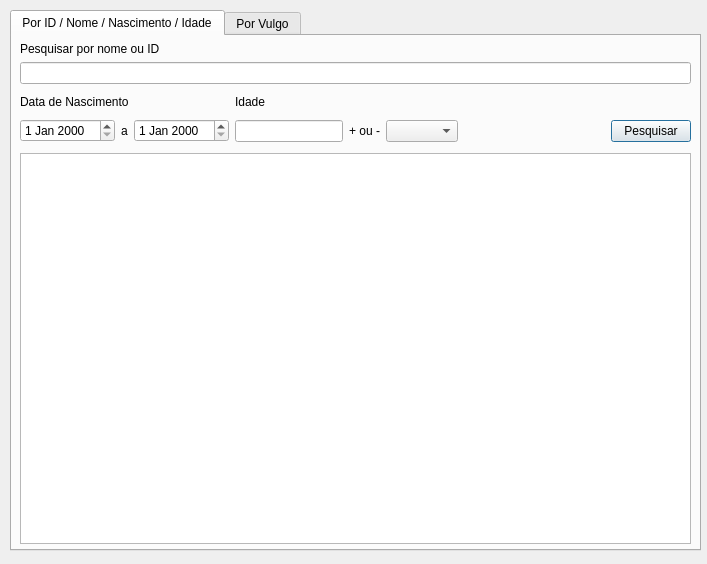
<?xml version="1.0" encoding="UTF-8"?>
<ui version="4.0">
 <class>fm_nuc_alvo_pesquisar</class>
 <widget class="QDialog" name="fm_nuc_alvo_pesquisar">
  <property name="geometry">
   <rect>
    <x>0</x>
    <y>0</y>
    <width>707</width>
    <height>564</height>
   </rect>
  </property>
  <property name="windowTitle">
   <string>Dialog</string>
  </property>
  <widget class="QTabWidget" name="tabWidget">
   <property name="geometry">
    <rect>
     <x>10</x>
     <y>10</y>
     <width>691</width>
     <height>541</height>
    </rect>
   </property>
   <property name="currentIndex">
    <number>0</number>
   </property>
   <widget class="QWidget" name="tab">
    <attribute name="title">
     <string>Por ID / Nome / Nascimento / Idade</string>
    </attribute>
    <widget class="QWidget" name="layoutWidget">
     <property name="geometry">
      <rect>
       <x>8</x>
       <y>6</y>
       <width>671</width>
       <height>100</height>
      </rect>
     </property>
     <layout class="QVBoxLayout" name="verticalLayout_8">
      <item>
       <layout class="QVBoxLayout" name="verticalLayout">
        <item>
         <widget class="QLabel" name="label">
          <property name="text">
           <string>Pesquisar por nome ou ID</string>
          </property>
         </widget>
        </item>
        <item>
         <widget class="QLineEdit" name="lineEdit_id_nome"/>
        </item>
       </layout>
      </item>
      <item>
       <layout class="QHBoxLayout" name="horizontalLayout_4">
        <item>
         <layout class="QVBoxLayout" name="verticalLayout_3">
          <item>
           <widget class="QLabel" name="label_2">
            <property name="text">
             <string>Data de Nascimento</string>
            </property>
           </widget>
          </item>
          <item>
           <layout class="QHBoxLayout" name="horizontalLayout">
            <item>
             <widget class="QDateEdit" name="dateEdit_data_inicial"/>
            </item>
            <item>
             <widget class="QLabel" name="label_5">
              <property name="text">
               <string>a</string>
              </property>
              <property name="alignment">
               <set>Qt::AlignCenter</set>
              </property>
             </widget>
            </item>
            <item>
             <widget class="QDateEdit" name="dateEdit_data_final"/>
            </item>
           </layout>
          </item>
         </layout>
        </item>
        <item>
         <layout class="QVBoxLayout" name="verticalLayout_4">
          <item>
           <widget class="QLabel" name="label_3">
            <property name="text">
             <string>Idade</string>
            </property>
           </widget>
          </item>
          <item>
           <layout class="QHBoxLayout" name="horizontalLayout_2">
            <item>
             <widget class="QLineEdit" name="lineEdit_idade"/>
            </item>
            <item>
             <widget class="QLabel" name="label_4">
              <property name="text">
               <string>+ ou -</string>
              </property>
             </widget>
            </item>
            <item>
             <widget class="QComboBox" name="comboBox_mais_ou_menos"/>
            </item>
           </layout>
          </item>
         </layout>
        </item>
        <item>
         <spacer name="horizontalSpacer_2">
          <property name="orientation">
           <enum>Qt::Horizontal</enum>
          </property>
          <property name="sizeHint" stdset="0">
           <size>
            <width>40</width>
            <height>20</height>
           </size>
          </property>
         </spacer>
        </item>
        <item>
         <layout class="QVBoxLayout" name="verticalLayout_2">
          <item>
           <spacer name="verticalSpacer">
            <property name="orientation">
             <enum>Qt::Vertical</enum>
            </property>
            <property name="sizeHint" stdset="0">
             <size>
              <width>20</width>
              <height>40</height>
             </size>
            </property>
           </spacer>
          </item>
          <item>
           <widget class="QPushButton" name="pushButton_pesquisar">
            <property name="text">
             <string>Pesquisar</string>
            </property>
           </widget>
          </item>
         </layout>
        </item>
       </layout>
      </item>
     </layout>
    </widget>
    <widget class="QTableWidget" name="tableWidget_alvo">
     <property name="geometry">
      <rect>
       <x>8</x>
       <y>117</y>
       <width>671</width>
       <height>391</height>
      </rect>
     </property>
    </widget>
   </widget>
   <widget class="QWidget" name="tab_2">
    <attribute name="title">
     <string>Por Vulgo</string>
    </attribute>
   </widget>
  </widget>
 </widget>
 <resources/>
 <connections/>
</ui>
